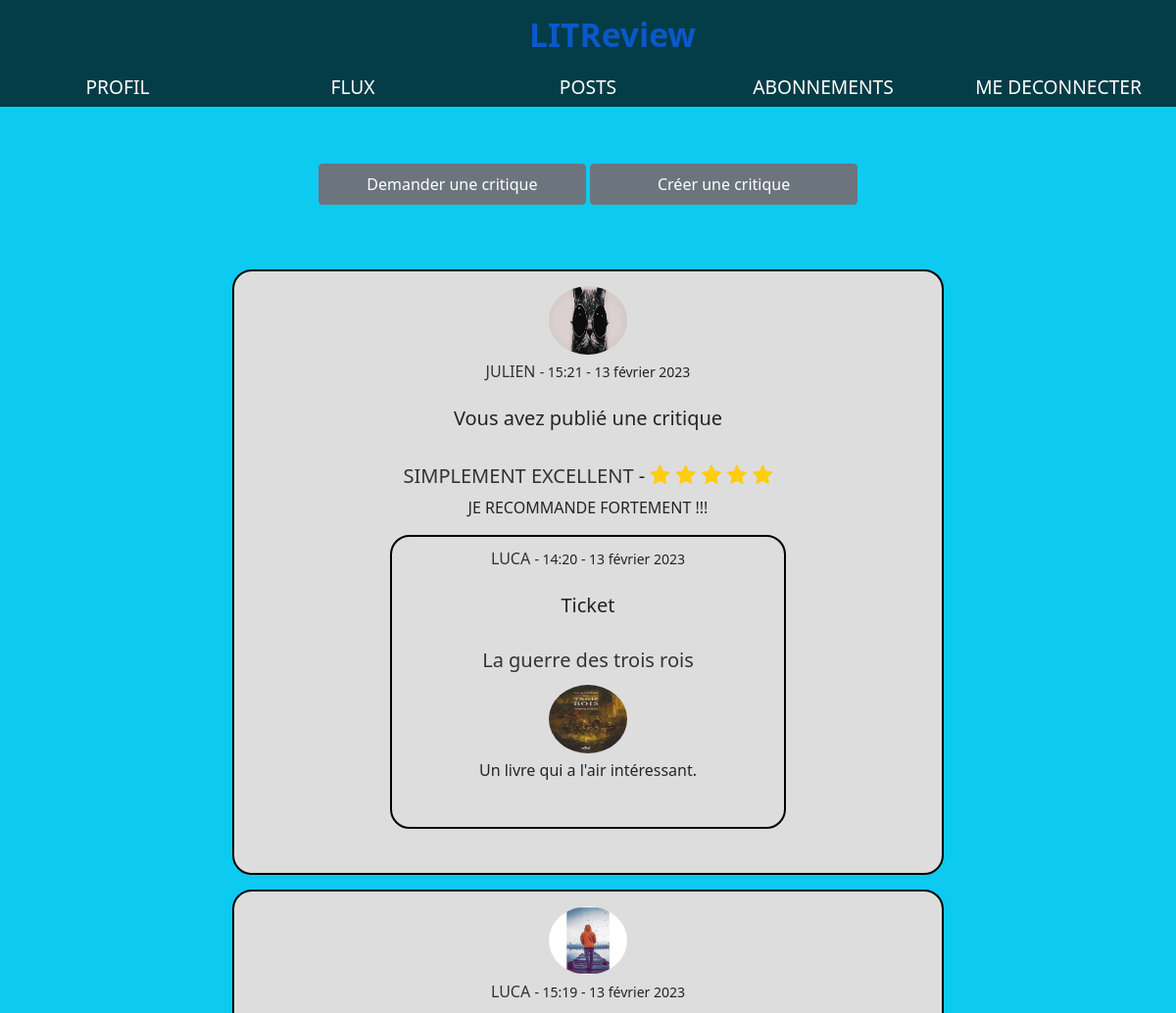
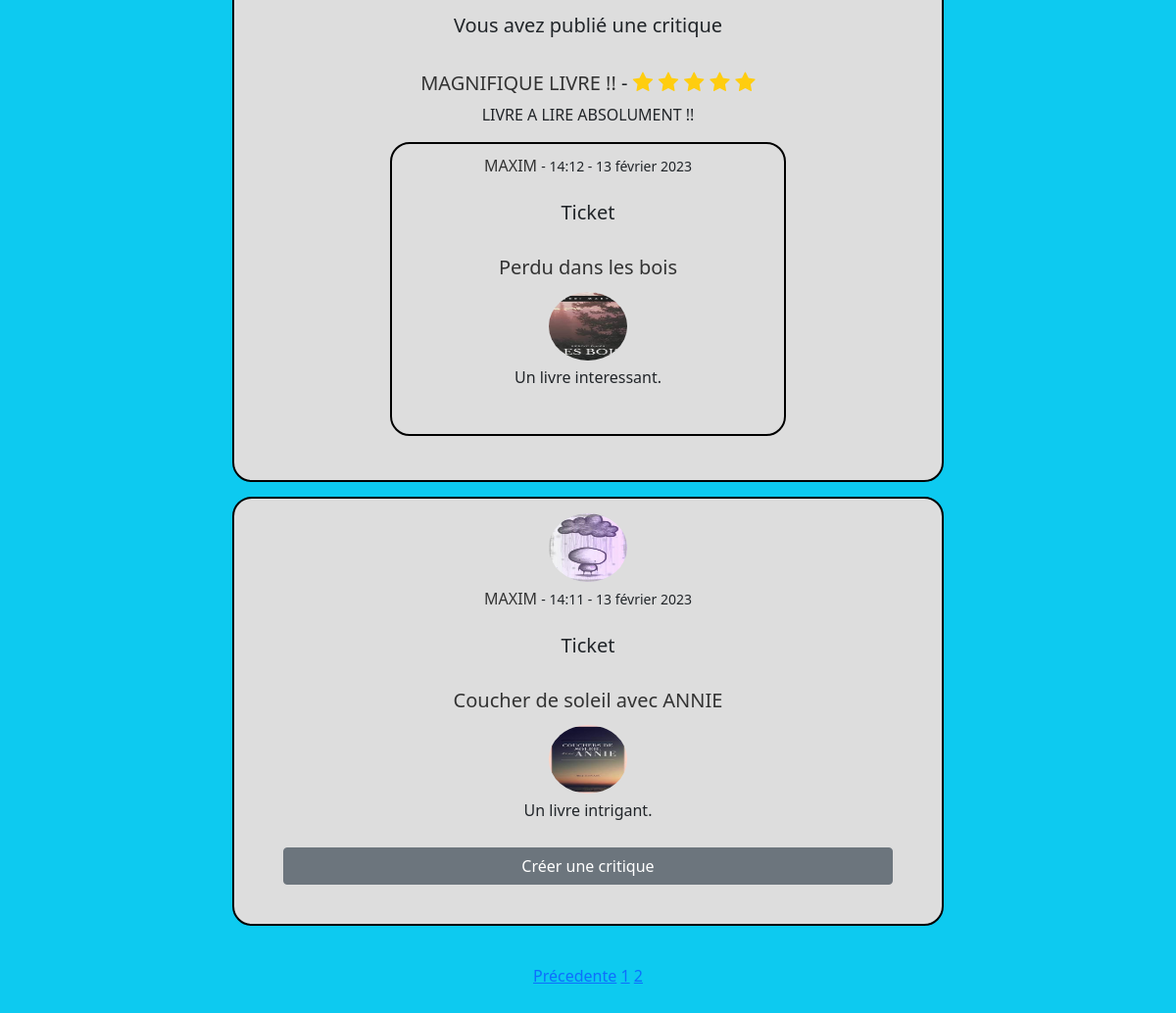
The app's page /flux/?page=2 (signed in) with its own data (2 pictures, top to bottom).
### critique/models.py (models this page shows, shortened)
class Review(models.Model):
    ticket = models.ForeignKey(to=Ticket, on_delete=models.CASCADE)
    rating = models.PositiveSmallIntegerField(
        validators=[MinValueValidator(0), MaxValueValidator(5)]
    )
    headline = models.CharField(max_length=128)
    body = models.CharField(max_length=8192, blank=True)
    user = models.ForeignKey(to=settings.AUTH_USER_MODEL, on_delete=models.CASCADE)
    time_created = models.DateTimeField(auto_now_add=True)

class Ticket(models.Model):
    title = models.CharField(max_length=128)
    description = models.TextField(max_length=2048, blank=True)
    image = models.ImageField(null=True, blank=True)
    time_created = models.DateTimeField(auto_now_add=True)
    user = models.ForeignKey(to=settings.AUTH_USER_MODEL, on_delete=models.CASCADE)
    has_review = models.BooleanField(default=False)
    IMAGE_MAX_SIZE = (600, 600)

### authentification/models.py (models this page shows, shortened)
class Profile(models.Model):
    user = models.OneToOneField(User, on_delete=models.CASCADE)
    image = models.ImageField(default="default.png", upload_to="profile_img")

### critique/views.py (the view)
# urls.py: path("flux/", flux, name="flux"),
@login_required
def flux(request):
    followed_users = find_user_follows(request.user)
    reviews = find_viewable_reviews(request.user)
    reviews = reviews.annotate(content_type=Value("REVIEW", CharField()))
    tickets = find_viewable_tickets(request.user)
    tickets = tickets.annotate(content_type=Value("TICKET", CharField()))
    replied_tickets, replied_reviews = find_tickets_validate(tickets)
    posts_list = sorted(
        chain(reviews, tickets), key=lambda post: post.time_created, reverse=True
    )
    if posts_list:
        paginator = Paginator(posts_list, 4)
        page = request.GET.get("page")
        posts = paginator.get_page(page)
    else:
        posts = None
    context = {
        "posts": posts,
        "r_tickets": replied_tickets,
        "r_reviews": replied_reviews,
        "followed_users": followed_users,
    }
    return render(request, "critique/flux.html", context)

### critique/complements.py (called while the page is built)
def find_viewable_reviews(user: User):
    follow_users = find_user_follows(user) + [user]
    reviews = Review.objects.filter(
        Q(user__in=follow_users) | Q(ticket__user=user)
    ).distinct()
    return reviews

def find_viewable_tickets(user: User):
    followed_users = find_user_follows(user) + [user]
    replied_tickets = Review.objects.filter(user__in=followed_users).values_list(
        "ticket", flat=True
    )
    tickets = Ticket.objects.exclude(id__in=replied_tickets).filter(
        user__in=followed_users
    )
    return tickets

def find_tickets_validate(tickets):
    replied_reviews = Review.objects.filter(ticket__in=tickets)
    replied_tickets = [review.ticket for review in replied_reviews]
    return replied_tickets, replied_reviews

def find_user_follows(user):
    follows = UserFollow.objects.filter(user=user)
    followed_users = [follow.followed_user for follow in follows]
    return followed_users

### critique/templates/critique/flux.html (shortened to what this page needs)
{% extends "base.html" %}
{% block content %}
<div class="container">
    <h3> {{ title }} </h3>
    <div></br>
      <a type="button" class="btn btn-secondary w-25 p-2"  href="{% url 'create_ticket' %}">Demander une critique</a>
      <a type="button" class="btn btn-secondary w-25 p-2" href="{% url 'create_review' %}">Créer une critique</a>
    </div>
</div>
{% if posts %}
  {% for post in posts %}
    {% if post.content_type == 'REVIEW' %}
      {% include 'critique/review_base.html' %}
    {% elif post.content_type == 'TICKET' %}
      {% include 'critique/ticket_base.html' %}
    {% endif %}
  {% endfor %} </br>
{% if posts.paginator.num_pages > 1 %}
  <span>
     {% if posts.has_previous %}
        <a href="?page={{ posts.previous_page_number }}">Précedente</a>
      {% endif %}
      {% for num in posts.paginator.page_range %}
        {% if posts.number == num %}
          <a href="?page={{ num }}">{{ num }}</a>
        {% elif num > posts.number|add:'-2' and num < posts.number|add:'2' %}
          <a href="?page={{ num }}">{{ num }}</a>
        {% endif %}
      {% endfor %}
  </span>
{% endif %}
{% else %}
  <h3>Aucune publication</h3>
{% endif %}
{% endblock content %}

### critique/templates/critique/review_base.html (shortened to what this page needs)
<article class="form form-review">
  <img src="{{ post.user.profile.image.url }}" alt="{{ post.user.username }} profile image">
  <div>
    <div class="article">
      {% if post.user != user %}
      {% if post.user in followed_users %}
        <a href="{% url 'user_posts' post.user.id %}">{{ post.user }}</a>
      {% else %}
        <p style="display:inline">{{ post.user }}</p>
      {% endif %}
      {% else %}
        <a href="{% url 'posts' %}">{{ post.user }}</a>
      {% endif %}
      <small>{{ post.time_created|date:"- H:i - d F Y " }}</small>
    </div>
  </br><h5><span>Vous avez publié une critique</span></h5></br>
      <h5>
        <a href="{% url 'review_detail' post.id %}">{{ post.headline }}</a> -
        <p class="rating-{{ post.rating }}" id="stars">
          <i class="fa fa-star"></i>
          <i class="fa fa-star"></i>
          <i class="fa fa-star"></i>
          <i class="fa fa-star"></i>
          <i class="fa fa-star"></i>
        </p>
      </h5>
    <div class="body">
      <p>{{ post.body }}</p>
    </div>
    <article class="form form-ticket" id="ticket-closed">
        <div>
          <div>
            {% if post.ticket.user != user %}
              {% if post.ticket.user in followed_users %}
                <a href="{% url 'user_posts' post.ticket.user.id %}">{{ post.ticket.user }}</a>
              {% else %}
                <p style="display:inline">{{ post.ticket.user }}</p>
              {% endif %}
            {% else %}
              <a href="{% url 'posts' %}">{{ post.ticket.user }}</a>
            {% endif %}
            <small>{{ post.ticket.time_created|date:"- H:i - d F Y " }}</small>
          </div>
        </br><h5><span>Ticket</span></h5></br>
          <h5>
            <a href="{% url 'ticket_detail' post.ticket.id %}">{{ post.ticket.title }}</a>
          </h5>
          <div class="ticket-description">
            {% if post.ticket.image %}
              <img  src="{{ post.ticket.image.url }}" alt="{{ post.ticket.title }}">
            {% endif %}
            <p>{{ post.ticket.description }}</p>
          </div>
        </div>
      </article>
    </div>
  </article>

### critique/templates/critique/ticket_base.html (shortened to what this page needs)
<article class="form form-ticket">
    <img src="{{ post.user.profile.image.url }}" alt="{{ post.user.username }} profile image">
    <div>
      <div class="article">
        {% if post.user != user %}
          {% if post.user in followed_users %}
            <a href="{% url 'user_posts' post.user.id %}">{{ post.user }}</a>
          {% else %}
            <p style="display:inline">{{ post.user }}</p>
          {% endif %}
        {% else %}
          <a href="{% url 'posts' %}">{{ post.user }}</a>
        {% endif %}
        <small>{{ post.time_created|date:"- H:i - d F Y " }}</small>
      </div>
    </br><h5><span>Ticket</span></h5></br>
      <h5><a href="{% url 'ticket_detail' post.id %}">{{ post.title }}</a></h5>
      <div class="ticket-description">
        {% if post.image %}
          <img src="{{ post.image.url }}" alt="{{ post.title }}">
        {% endif %}
        <p>{{ post.description }}</p>
      </div>
      {% if r_tickets and post in r_tickets %}
        {% for reply in r_reviews %}
          {% if post == reply.ticket %}
            <div>
              <a class="btn btn-secondary text-white" href="{% url 'review_detail' reply.id %}">Afficher la critique  </a>
            </div>
          {% endif %}
        {% endfor %}
      {% elif post not in r_tickets %}
        <div>
          <a class="btn btn-secondary text-white" href="{% url 'response_review' post.id %}">Créer une critique</a>
        </div>
      {% endif %}
    </div>
</article>

### static/css/style.css (style rules this page uses)
* { -moz-box-sizing: border-box; -webkit-box-sizing: border-box; box-sizing: border-box; }
h3 { font-size: 1.5rem; padding-top: 10px; margin: 0 0 0 0; }
a { color: black; text-decoration: none; }
.container { margin: 0 19% 5% 19%; text-align:center; }
.form { border: 2px solid #000; width: 65%; margin: 15px auto; padding: 10px; background-color: #dddddd; border-radius: 20px; text-align: center; padding: 10px 50px 30px 50px; }
.form img { padding: 5px 0 5px 0; border-radius: 100px 100px 100px 100px; height: 80px ; width: 80px ; }
.form a { margin-top: 10px; color: #333; text-decoration: none; }
.btn { width: 100%; padding: 10px; margin: 10px 0 10px 0; color: white; border: none; border-radius: 10px; cursor: pointer; }
#stars { font-size: 22px; color: white; display:inline; }
.rating-5 i { color: #ffcd0f; }

### records on screen
Review: user.profile.image (picture), user "JULIEN", time_created "- 15:21 - 13 février 2023", headline "SIMPLEMENT EXCELLENT", body "JE RECOMMANDE FORTEMENT !!!", ticket.user "LUCA", ticket.time_created "- 14:20 - 13 février 2023", ticket "La guerre des trois rois", ticket.image (picture), ticket.description "Un livre qui a l'air intéressant."
Review: user.profile.image (picture), user "LUCA", time_created "- 15:19 - 13 février 2023", headline "MAGNIFIQUE LIVRE !!", body "LIVRE A LIRE ABSOLUMENT !!", ticket.user "MAXIM", ticket.time_created "- 14:12 - 13 février 2023", ticket "Perdu dans les bois", ticket.image (picture), ticket.description "Un livre interessant."
Ticket: user.profile.image (picture), user "MAXIM", time_created "- 14:11 - 13 février 2023", title "Coucher de soleil avec ANNIE", image (picture), description "Un livre intrigant.", shows "Créer une critique"

### other values on screen
{{ num }} "1"
{{ num }} "2"
